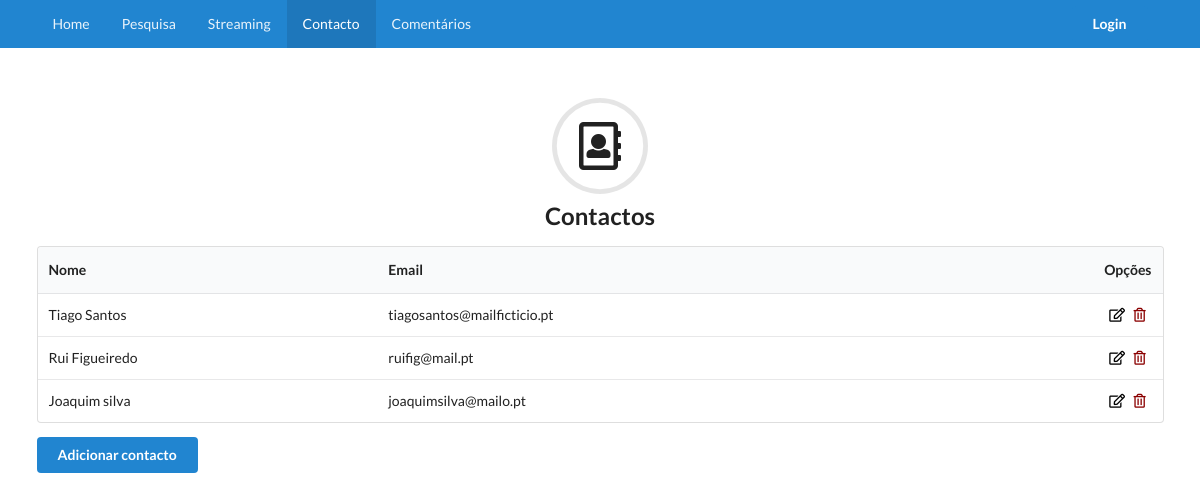
/contacto/, run on the app's committed database.
### lmdb/models.py (models this page shows, shortened)
class Contacto(models.Model):
    first_name = models.CharField(max_length=30)
    last_name = models.CharField(max_length=30)
    email = models.EmailField(max_length=60)

### lmdb/views.py (the view, shortened to what this page needs)
# urls.py: path('contacto/', views.contacto_page_view, name='contacto'),
def contacto_page_view(request):
	form = NovoContactoForm(request.POST or None)
	if 'edita_contacto_id' in request.POST.keys():
		editar_id = request.POST.get('edita_contacto_id')
		contacto_a_editar = Contacto.objects.get(pk=editar_id)
		json_data = serializers.serialize("json", [contacto_a_editar])
		return HttpResponse(json_data, content_type="application/json")
	if 'contacto_id' in request.POST.keys():
		contacto_eliminar = request.POST.get('contacto_id')
		Contacto.objects.get(pk=contacto_eliminar).delete()
		return HttpResponseRedirect(reverse('lmdb:contacto'))
	if form.is_valid():
		form.save()
		return HttpResponseRedirect(reverse('lmdb:contacto'))
	context = {'contactos': Contacto.objects.all(), 'form': form}
	return render(request, 'lmdb/contacto.html', context)

### lmdb/templates/lmdb/contacto.html (shortened to what this page needs)
{% extends 'lmdb/base.html' %}
{% load static %}
{% block main %}
    <h2 class="ui center aligned icon header">
        <i class="circular address book outline icon"></i>
        Contactos
    </h2>
    <table class="ui stripped table">
        <thead>
            <tr>
                <th>Nome</th>
                <th>Email</th>
                <th class="right aligned">Opções</th>
            </tr>
        </thead>
        <tbody>
            {% for contacto in contactos %}
                <tr>
                    <td>{{ contacto.first_name }}  {{ contacto.last_name }}</td>
                    <td>{{ contacto.email }}</td>
                    <td class="right aligned">
                        <span><i class="edit outline icon editicon" id="{{ contacto.id }}"></i></span>
                        <span><i class="trash alternate outline icon deleteicon" id="{{ contacto.id }}"></i></span>
                    </td>
                </tr>
            {% endfor %}
        </tbody>
    </table>
    <button class="ui primary button" id="novo_contacto_button">
        Adicionar contacto
    </button>
{% endblock %}

### lmdb/static/css/base.css (style rules this page uses)
.editicon { color: black; }
.deleteicon { color: darkred; }

### data on the page
Contacto: first_name "Tiago", last_name "Santos", email "tiagosantos@mailficticio.pt"
Contacto: first_name "Rui", last_name "Figueiredo", email "ruifig@mail.pt"
Contacto: first_name "Joaquim", last_name "silva", email "joaquimsilva@mailo.pt"
